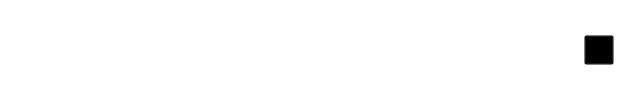
                         <widget class="QFrame" name="frame_15">
                          <property name="styleSheet">
                           <string notr="true">background:transparent;</string>
                          </property>
                          <property name="frameShape">
                           <enum>QFrame::StyledPanel</enum>
                          </property>
                          <property name="frameShadow">
                           <enum>QFrame::Raised</enum>
                          </property>
                          <layout class="QHBoxLayout" name="horizontalLayout_7">
                           <item>
                            <widget class="QLabel" name="label_13">
                             <property name="minimumSize">
                              <size>
                               <width>270</width>
                               <height>0</height>
                              </size>
                             </property>
                             <property name="baseSize">
                              <size>
                               <width>270</width>
                               <height>0</height>
                              </size>
                             </property>
                             <property name="styleSheet">
                              <string notr="true">width: 387;
height: 49;
top: 390px;
left: 333px;
font-family: Kdam Thmor Pro;
font-weight: 400;
font-size: 32px;
line-height: 100%;
letter-spacing: 2px;
text-align: center;
color: rgba(255, 255, 255, 0.8);
</string>
                             </property>
                             <property name="text">
                              <string>your secret message......</string>
                             </property>
                            </widget>
                           </item>
                           <item>
                            <widget class="QLabel" name="label_14">
                             <property name="styleSheet">
                              <string notr="true">width: 160;
height: 37;
top: 396px;
left: 826px;
font-family: Kdam Thmor Pro;
font-weight: 400;
font-size: 24px;
line-height: 100%;
letter-spacing: 2px;
text-align: center;
color: rgba(255, 255, 255, 0.6);
</string>
                             </property>
                             <property name="text">
                              <string>17/10/2024</string>
                             </property>
                            </widget>
                           </item>
                           <item>
                            <widget class="QPushButton" name="pushButton_10">
                             <property name="enabled">
                              <bool>false</bool>
                             </property>
                             <property name="maximumSize">
                              <size>
                               <width>30</width>
                               <height>30</height>
                              </size>
                             </property>
                             <property name="autoFillBackground">
                              <bool>false</bool>
                             </property>
                             <property name="styleSheet">
                              <string notr="true">QPushButton:hover
{
	background-color: rgba(235, 94, 40, 1);
    border-radius:15px;
   size:30px;

}

QPushButton:pressed
{  
background-color: rgba(235, 94, 40, 1);
 border-radius:15px;
}</string>
                             </property>
                             <property name="text">
                              <string/>
                             </property>
                             <property name="icon">
                              <iconset>
                               <normaloff>:/img/trash.png</normaloff>:/img/trash.png</iconset>
                             </property>
                             <property name="iconSize">
                              <size>
                               <width>25</width>
                               <height>25</height>
                              </size>
                             </property>
                            </widget>
                           </item>
                          </layout>
                         </widget>
